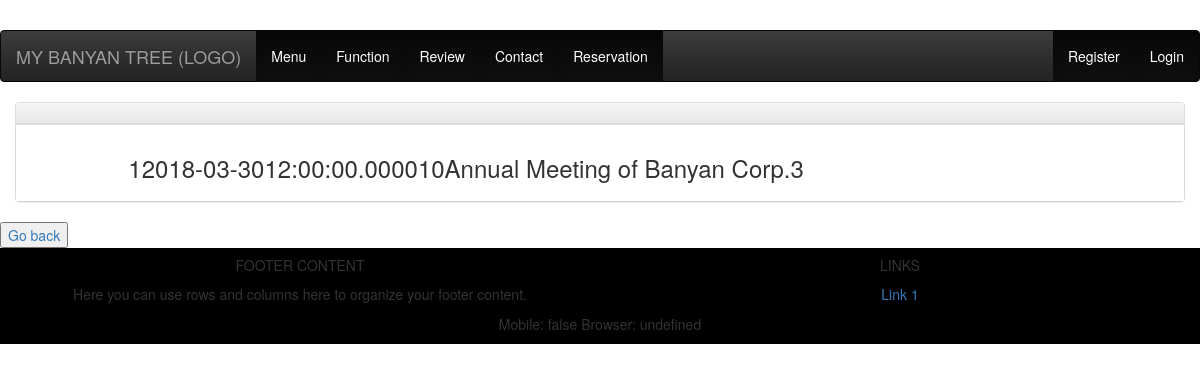
The page /admin/user_manage_viewreservationphp.php?id=1 on the database as committed earlier.
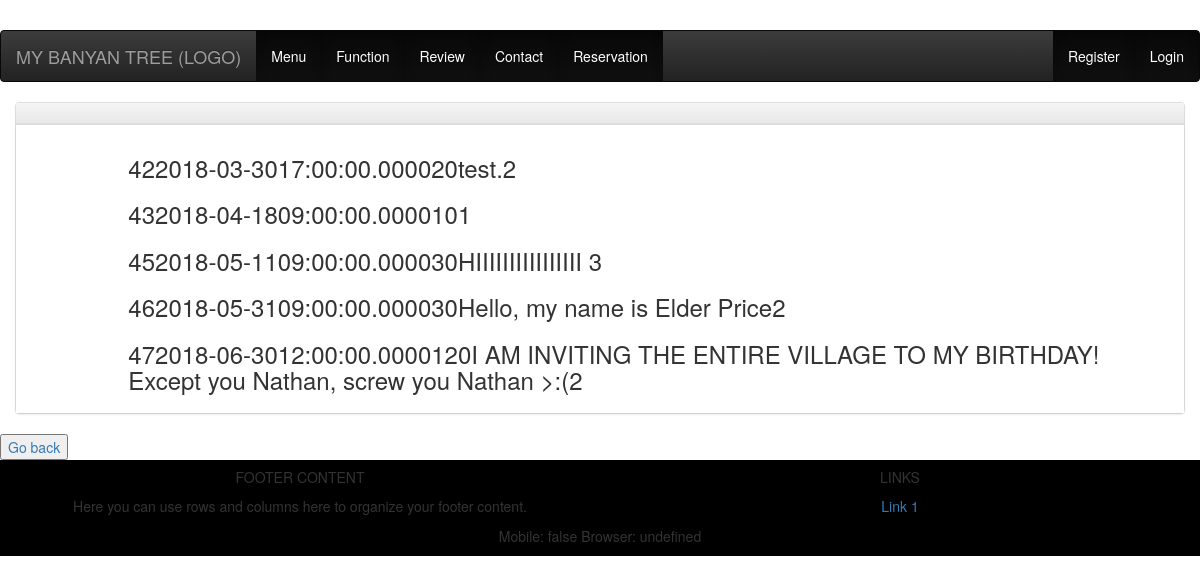
The same page on the database as committed later.
### tables this page shows
CREATE TABLE `reservation` (
  `reservationID` int(10) NOT NULL,
  `date` date NOT NULL,
  `time` time(4) NOT NULL,
  `guestno` int(10) NOT NULL,
  `comment` varchar(256) NOT NULL,
  `memberID` int(10) NOT NULL,
  `functionID` int(10) NOT NULL
);

### admin/user_manage_viewreservationphp.php (the view, shortened to what this page needs)
<head>
</head>
<?php include('../view/pages/navigationbar.php');?>
<body>
	<div class="container">
		<div class="row">
			<div class="panel panel-default widget">
				<div class="panel-heading">
					<?php
						include( '../model/dbconnection.php' );
										$contentquery = "SELECT * FROM reservation WHERE memberID=:id";
										$stmt = $conn->prepare( $contentquery );
										$stmt->bindParam( ':id', $_GET[ 'id' ], PDO::PARAM_INT );
										$stmt->execute();
										$staticresult = $stmt->fetchAll( PDO::FETCH_ASSOC );$stmt-> execute();
					?>
				</div>
				<div class="panel-body">
					<ul class="list-group">
						<li class="list-group-item">
							<div class="row">
								<div class="col-xs-2 col-md-1">
								</div>
								<div class="col-xs-10 col-md-11">
									<div>
										<?php
										foreach ( $staticresult as $row ) {
											echo '<h3> <span>', $row[ 'reservationID' ], $row[ 'date' ], $row[ 'time' ], $row[ 'guestno' ], $row[ 'comment' ], $row[ 'functionID' ], '</h3> </span>';
											',
                            </div>
                        </div>
                    </li>
                            </div>
                        </div>
                    </li>';}
										?>
									</div>
								</div>
							</div>
				</div>
			</div>
		</div>
	</div>
	<a href="user_manage.php"><button type="button">Go back</button></a>
	<?php include('../view/pages/footer.php');?>
</body>

Rows that differ between the two databases and show on the page:
removed reservation: reservationID "1", date "2018-03-30", time "12:00:00.0000", guestno "10", comment "Annual Meeting of Banyan Corp.", functionID "3"
added reservation: reservationID "42", date "2018-03-30", time "17:00:00.0000", guestno "20", comment "test.", functionID "2"
added reservation: reservationID "43", date "2018-04-18", time "09:00:00.0000", guestno "10", functionID "1"
added reservation: reservationID "45", date "2018-05-11", time "09:00:00.0000", guestno "30", comment "HIIIIIIIIIIIIIIII", functionID "3"
added reservation: reservationID "46", date "2018-05-31", time "09:00:00.0000", guestno "30", comment "Hello, my name is Elder Price", functionID "2"
added reservation: reservationID "47", date "2018-06-30", time "12:00:00.0000", guestno "120", comment "I AM INVITING THE ENTIRE VILLAGE TO MY BIRTHDAY! Except you Nathan, screw you Nathan >:(", functionID "2"
